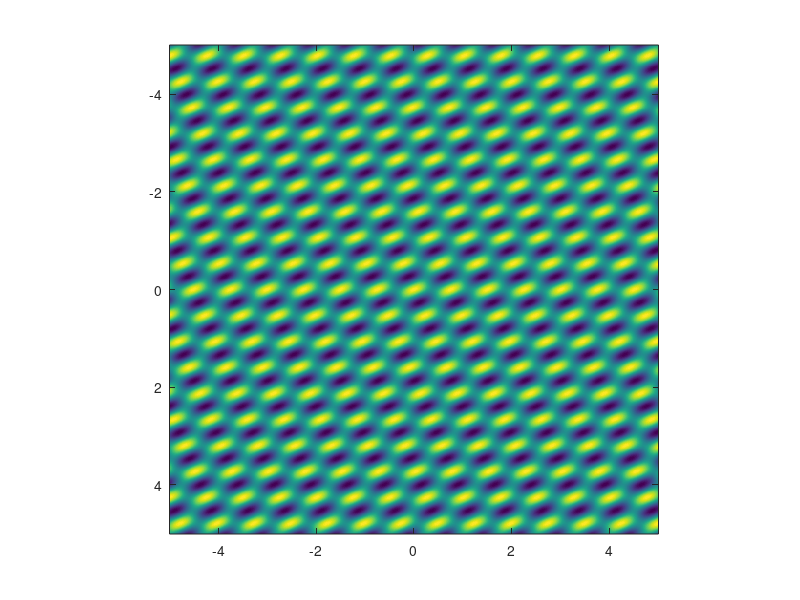

Write MATLAB code to recreate this figure.
%% Consider only scalar electric field,linear 3 beams

%wavelength = 0.935;
wavelength = 1.064;
k1 = 2*pi/wavelength * [1, 0];
E1 = 1;

k2 = 2*pi/wavelength * [-1, 0];
E2 = 1;

k3 = 2*pi/wavelength * [sqrt(1/2), sqrt(1/2)];
E3 = 1;

k4 = 2*pi/wavelength * [-sqrt(1/2), -sqrt(1/2)];
E4 = 1;

E1_field = @(x) E1/2 * (exp(1i * k1 * x') + exp(-1i * k1 * x'));
E2_field = @(x) E2/2 * (exp(1i * k2 * x') + exp(-1i * k2 * x'));
E3_field = @(x) E3/2 * (exp(1i * k3 * x') + exp(-1i * k3 * x'));
E4_field = @(x) E4/2 * (exp(1i * k4 * x') + exp(-1i * k4 * x'));

E_field = @(x) E1_field(x) + E2_field(x) + E3_field(x)+E4_field(x);
I1_2 = @(x) abs(E1_field(x)+E2_field(x)).^2;
I3_4 = @(x) abs(E3_field(x)+E4_field(x)).^2;
I = @(x) I1_2(x) +I3_4(x);

x_range = -5: 0.01: 5;
y_range = -5: 0.01: 5;
[Y, X] = meshgrid(y_range, x_range);
coor = [X(:), Y(:)];

intensity = reshape(I(coor), length(x_range), length(y_range));

%%
figure
imagesc(y_range, x_range, intensity)
axis image
